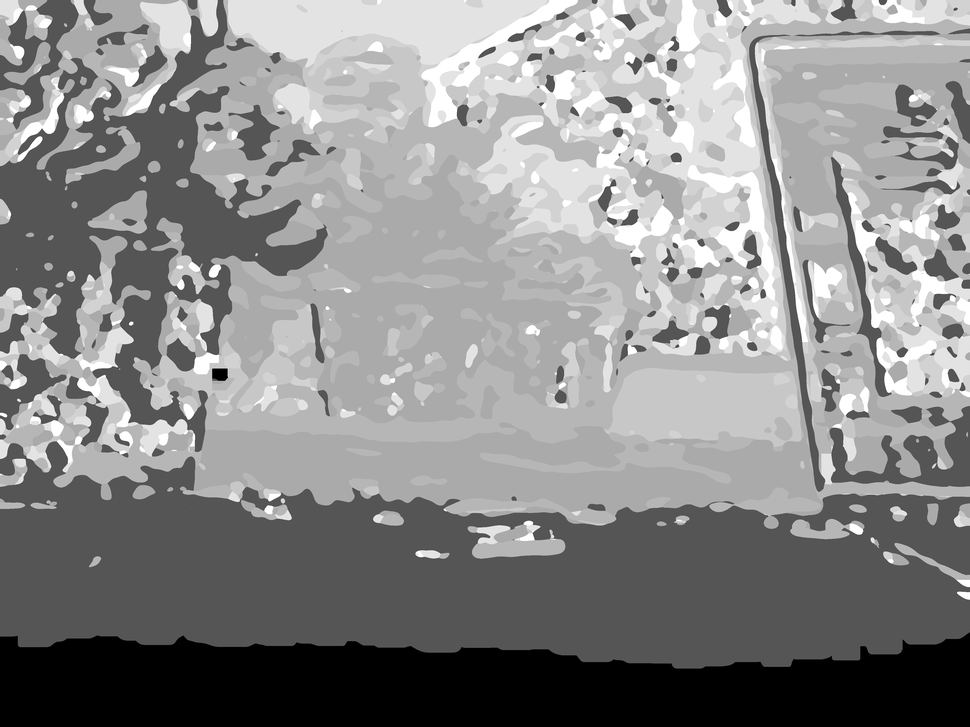
#> input picture testset2/99-depth.png, 970 x 727 px, shrunk from 4032 x 3024 before the run, found by its file name; its folder holds only this picture in this run
$ jupyter execute 'Step by step.ipynb'
#> lines starting #> are read from the running program, lines starting #| are printed output that depends on the picture
#> in renAlgo, im is the input picture: shape (727, 970, 3); min 0, max 255, mean 138.5
### stitch/huHann.py
import numpy as np
from numpy import inf, nan
import cv2
import scipy.signal as sig
import scipy

def matlab_style_gauss2D(shape,sigma):
    """
    2D gaussian mask - should give the same result as MATLAB's
    fspecial('gaussian',[shape],[sigma])
    """
    m,n = [(ss-1.)/2. for ss in shape]
    y,x = np.ogrid[-m:m+1,-n:n+1]
    h = np.exp( -(x*x + y*y) / (2.*sigma*sigma) )
    h[ h < np.finfo(h.dtype).eps*h.max() ] = 0
    sumh = h.sum()
    if sumh != 0:
        h /= sumh
    return h


def huHann(img): # input 2d image

    #print("step 0")

    #print("step 1")
    sigmaA=8
    sigmaB=10
    #print("step 2")
    sigmaMax=max(sigmaA,sigmaB)
    fsz=[sigmaMax, sigmaMax] # function size
    #print("step 3")
    kernelA=matlab_style_gauss2D(fsz,sigmaA)
    kernelB=matlab_style_gauss2D(fsz,sigmaB)
    #print("step 4")
    imgA=cv2.filter2D(img,-1,kernelA)
    imgB=cv2.filter2D(img,-1,kernelB)
    #print("step 5")
    R1=np.subtract(img,imgA)
    R2=np.subtract(imgA,imgB)
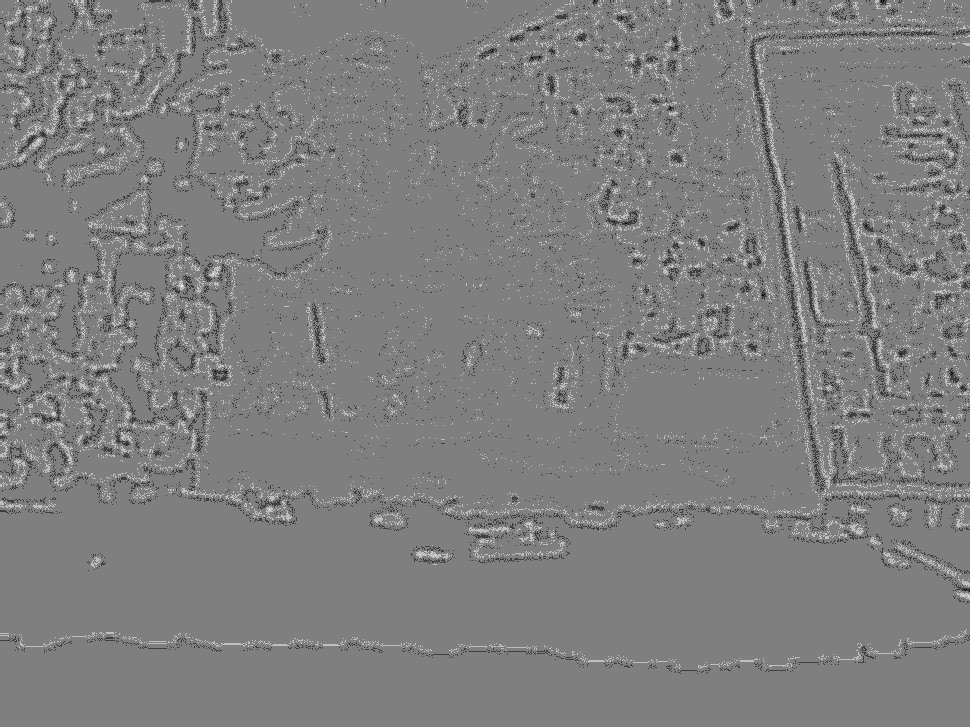
#> R2: shape (727, 970) int32; min -2, max 2, mean 0.000433; drawn with min black and max white
    #print("step 6")
    #print("step 7")
    R=np.divide(R1,R2)
    R[R == -inf] = 0
    R[R == inf] = 0
    R=np.nan_to_num(R)
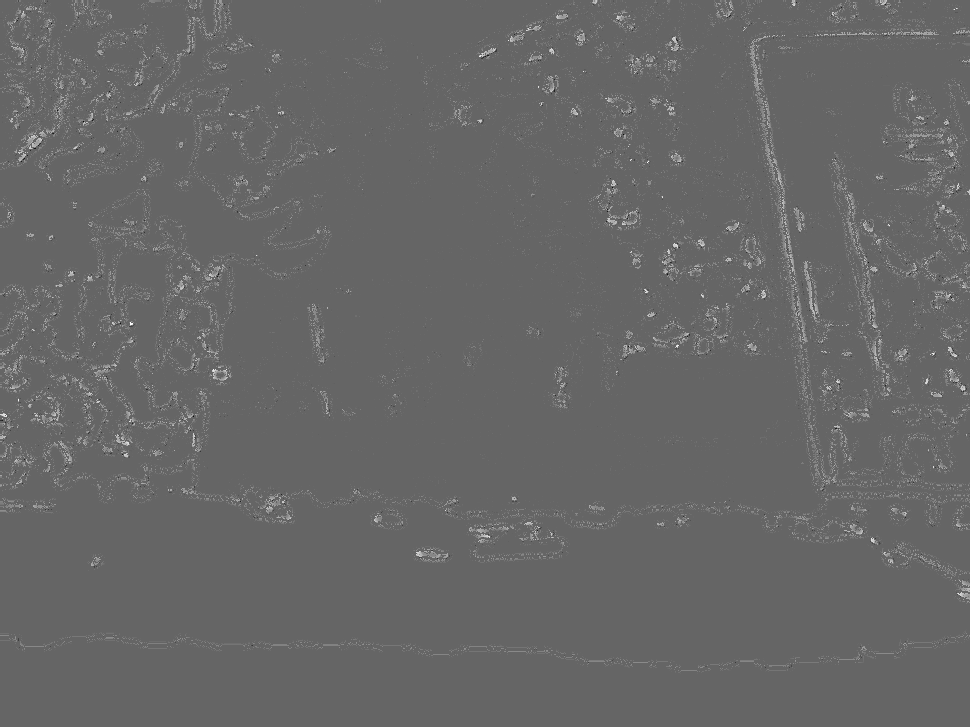
#> R: shape (727, 970) float64; min -97, max 146, mean 2; drawn with min black and max white
    #print("step 8")
    Rf=scipy.ndimage.maximum_filter(R,size=8)
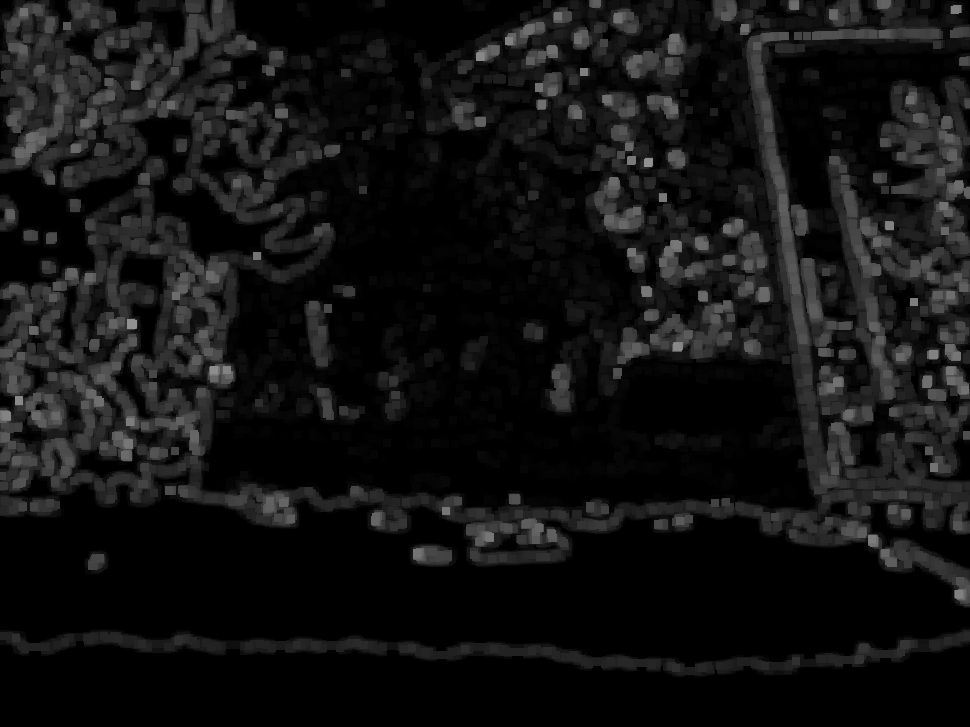
#> Rf: shape (727, 970) float64; min 0, max 146, mean 18.2
    #print("step 9")
    blurmap=np.divide((np.multiply(sigmaA,sigmaB)),(np.multiply((sigmaB-sigmaA),Rf)+sigmaB))
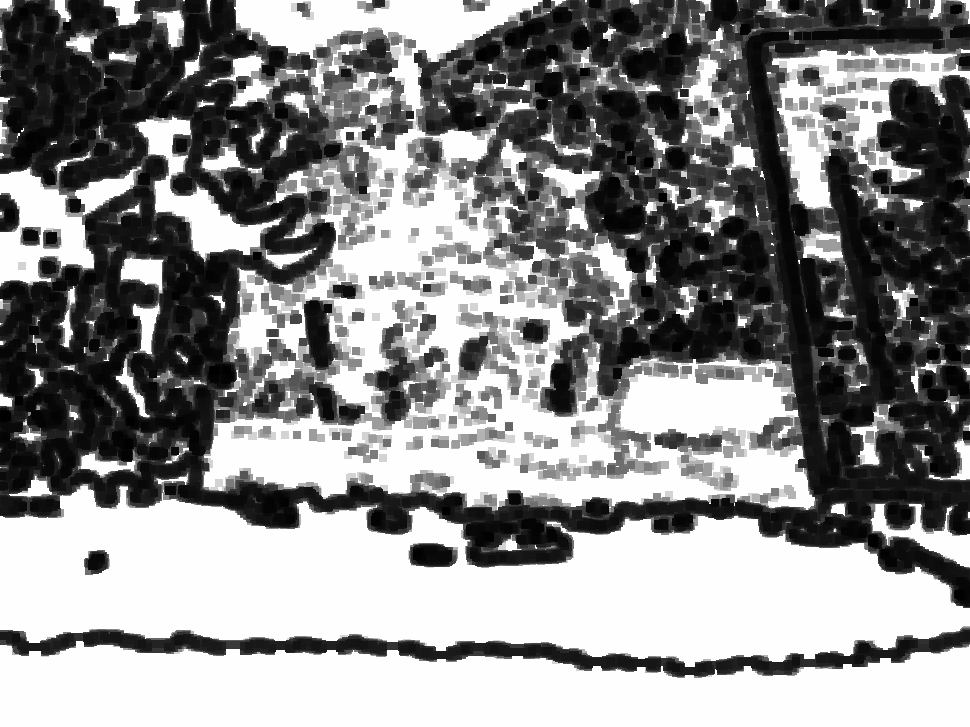
#> blurmap: shape (727, 970) float64; min 0.265, max 8, mean 4.52; drawn with min black and max white
    #print("step 10")
    return blurmap

### stitch/Step by step.ipynb
[cell 1]
import matplotlib
from matplotlib import pyplot as plt
from ren import renAlgo
import scipy
import scipy.signal
import numpy as np
import os
from calibrate import focal2distance
import pickle
import cv2
from huHann import huHann
import time

[cell 2]
class Timer(object):
    def __init__(self, name=None,mute=False,stream="CLI",GObj=None):
        self.name = name
        self.mute=mute

    def __enter__(self):
        self.tstart = time.time()
        return self


    def __exit__(self, type, value, traceback):
        if self.name and not self.mute:
            print ('[%s]' % self.name,)
            print ('Elapsed: %s' % (time.time() - self.tstart))
    def lapse(self):
        return time.time() - self.tstart
    def toc(self,handle):
        if not self.mute:
            print("T+:%.6f ; @ %s" % (self.lapse(),handle))
        return self.lapse

[cell 3]
def neighbourReplace(src,size):
    Rf=scipy.ndimage.maximum_filter(src,size=size)
    src[np.where(src<=0.49)]= Rf[np.where(src<=0.49)]
    return src

def renAlgo(files,focal):
    confMaps=[]
    with Timer("time this",mute=False) as tic:
        for index, filename in enumerate(files):
            print(filename)

            im = cv2.imread(filename)
            tic.toc("read files")
            img=im[:,:,2].astype(int)
            blurmap=huHann(img)
            #plt.figure()
            #plt.imshow(blurmap,cmap="gray")
            tic.toc("huhanned")
            nmap=(8-blurmap)/8
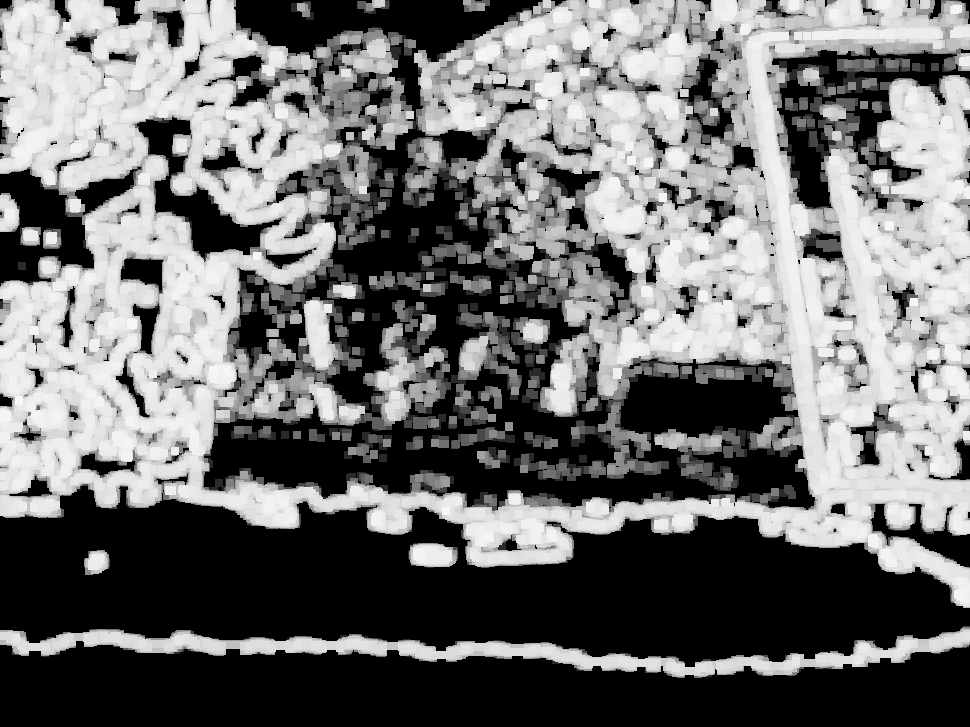
#> nmap: shape (727, 970) float64; min 0, max 0.967, mean 0.435
            tic.toc("normalized")
            #plt.figure()
            #plt.imshow(nmap,cmap="gray")
            blur = cv2.GaussianBlur(nmap,(99,99),0)
            blur = cv2.GaussianBlur(blur,(99,99),0) # second order
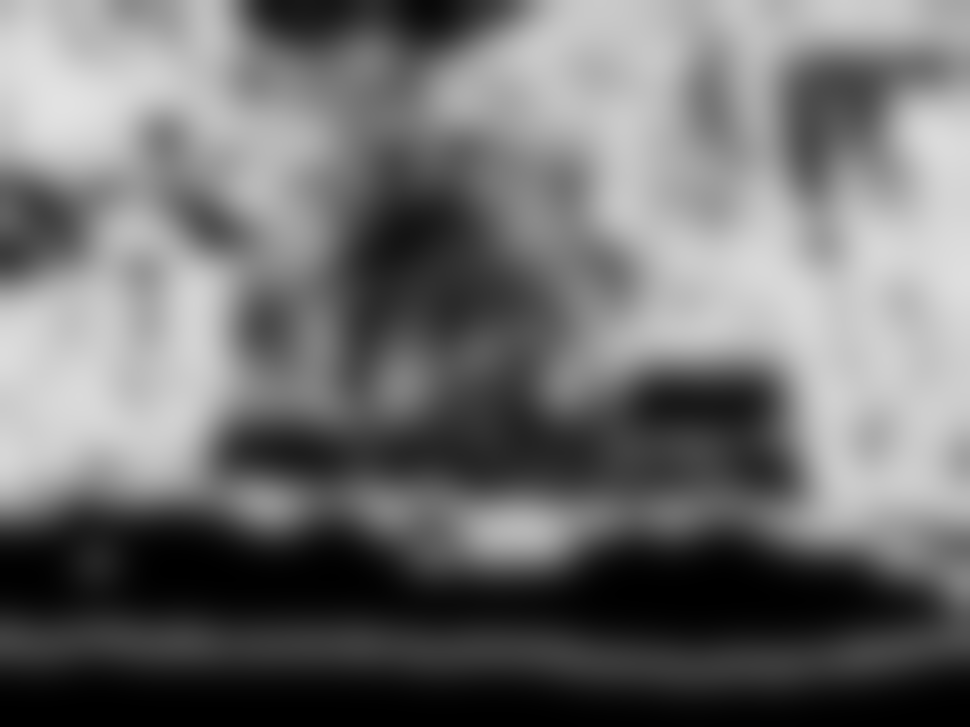
#> blur: shape (727, 970) float64; min 9.98e-05, max 0.889, mean 0.435
            tic.toc("blurred")
            #plt.figure()
            #plt.imshow(blur,cmap="gray")
            confMaps.append(blur)
        tic.toc("DONE PREP")

        flatConf=np.array(confMaps)


        oneDepth=np.ones([len(flatConf[0,:,0]),len(flatConf[0,0,:])])
#> oneDepth: shape (727, 970) float64; every value is 1
        for row in range(len(flatConf[0,:,0])):
            for col in range(len(flatConf[0,0,:])):
                corr=flatConf[:,row,col]
                maxInd=corr.argmax()
                #print(maxInd)
                oneDepth[row,col]=focal[maxInd]
#> oneDepth: shape (727, 970) float64; every value is 0.4
        tic.toc("done stashing")
        #plt.figure()
        #plt.imshow(oneDepth,cmap="gray")
        result=255*(neighbourReplace(oneDepth,100)-min(focal))/(max(focal)-min(focal))
#> result: shape (727, 970) float64; every value is 0
        tic.toc("neighbouted ran")
        #plt.figure()
        #plt.imshow(result,cmap="gray")
    # and renormalize
    return result

[cell 4]
focal=[0.4, 0.55, 0.7, 0.72, 0.75, 0.77, 0.8, 0.85]
#focal=[focal2distance(x) for x in focal]
print(focal)
filesDir=[]
for file in os.listdir("testset2"):

    filesDir.append("testset2/"+file)

print(len(focal))
print(len(filesDir))

smoothDepth=renAlgo(filesDir,focal)


plt.imshow(smoothDepth,cmap='gray')
plt.colorbar()

plt.imsave("newmap2.png",smoothDepth,cmap='gray')
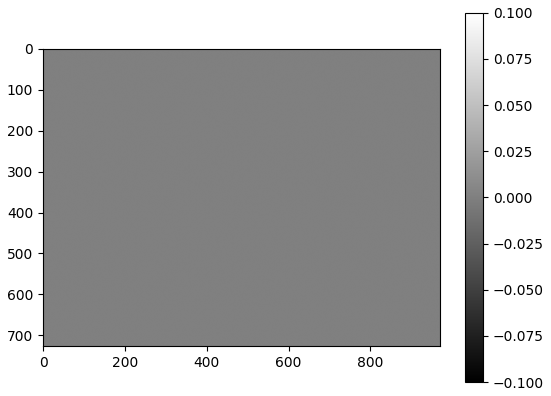
#> figure drawn by matplotlib, 2 panels
